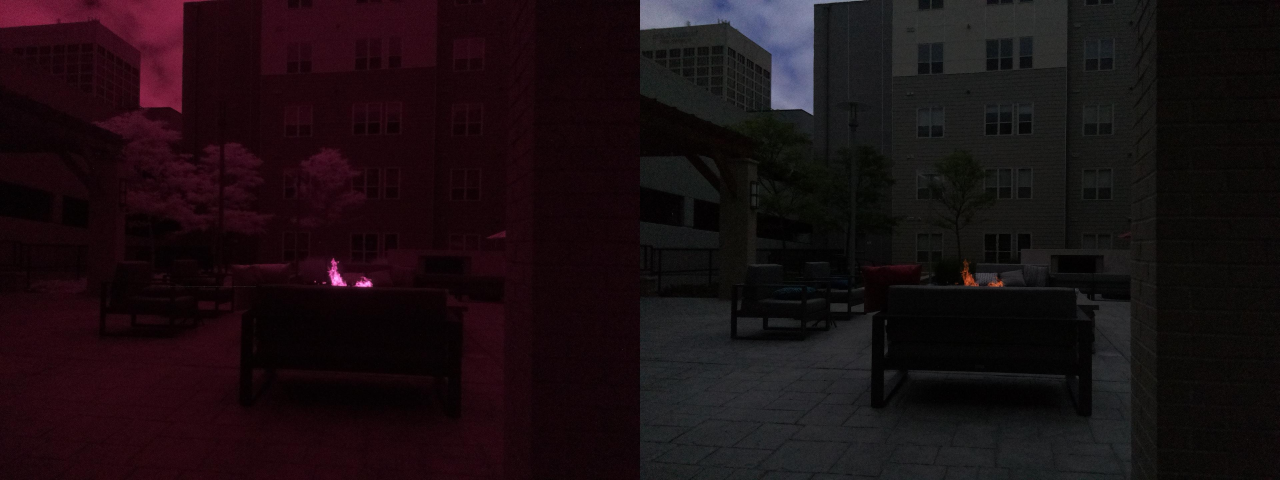
#> input picture images/rotated_images/img_11.jpg, 3840 x 1440 px (shown at 1/3 size); its folder holds only this picture in this run
$ python main.py
#> lines starting #> are read from the running program, lines starting #| are printed output that depends on the picture
import os
from PIL import Image

index = 1
for pictures in os.scandir("../../images/rotated_images"):
    original_image = Image.open(pictures.path)
#> original_image is the input picture: PIL image 3840x1440 RGB; mean R, G, B 26.2, 14.6, 18
    left_image=original_image.crop((0,0,1920,1440))
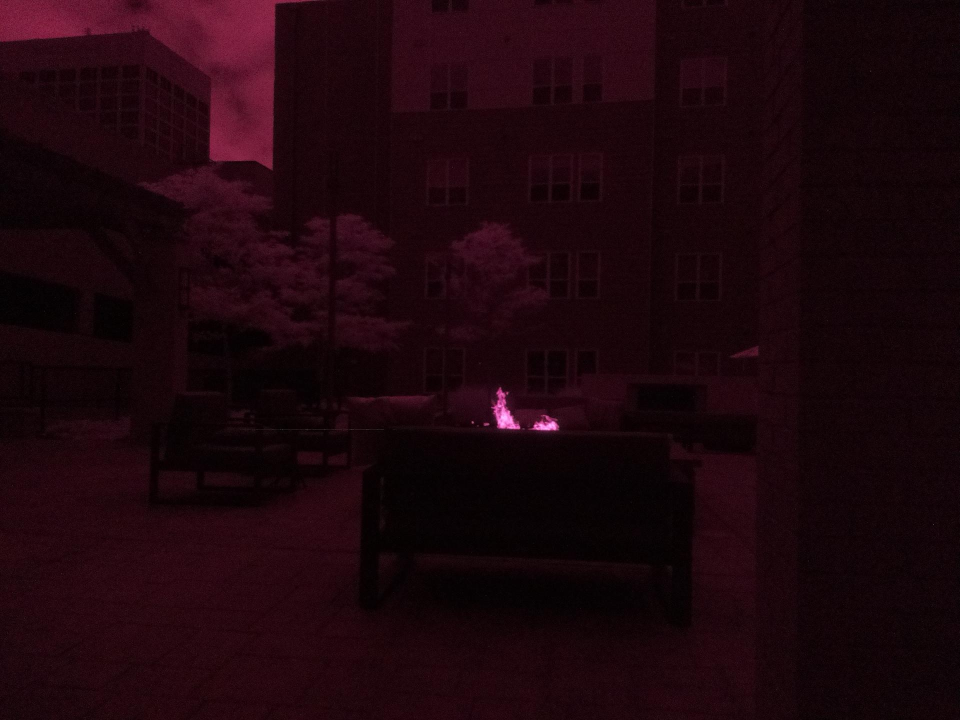
#> left_image: PIL image 1920x1440 RGB (shown at 1/2 size); mean R, G, B 29.2, 6, 12.2
    right_image = original_image.crop((1920, 0, 3840, 1440))
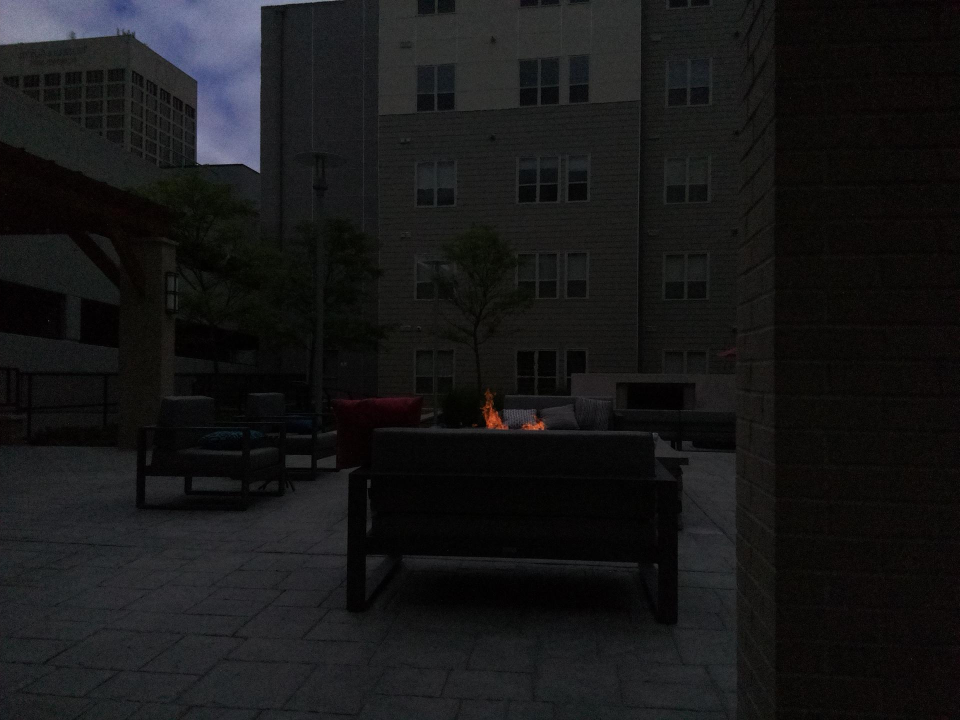
#> right_image: PIL image 1920x1440 RGB (shown at 1/2 size); mean R, G, B 23.2, 23.3, 23.9
    left_image.save("../../images/split_images/left_img_" + str(index) + ".jpg")
    right_image.save("../../images/split_images/right_img_" + str(index) + ".jpg")
    index = index+1

$ run again, on images/rotated_images/img_153.jpg
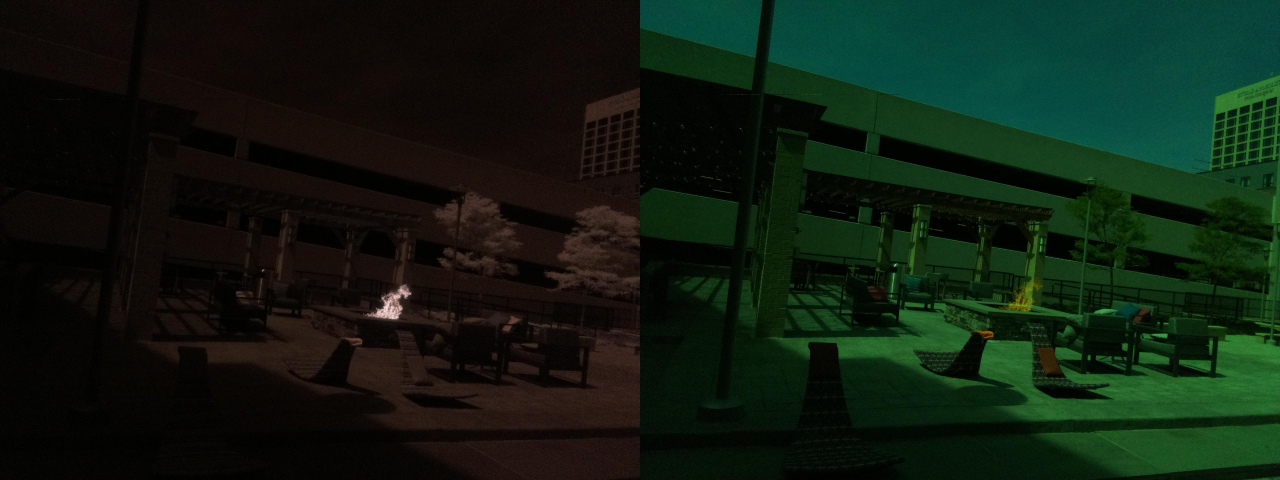
#> input picture images/rotated_images/img_153.jpg, 3840 x 1440 px (shown at 1/3 size)
#> original_image is the input picture: PIL image 3840x1440 RGB; mean R, G, B 15.1, 29, 16.5
#> `left_image=original_image.crop((0,0,1920,1440))`:
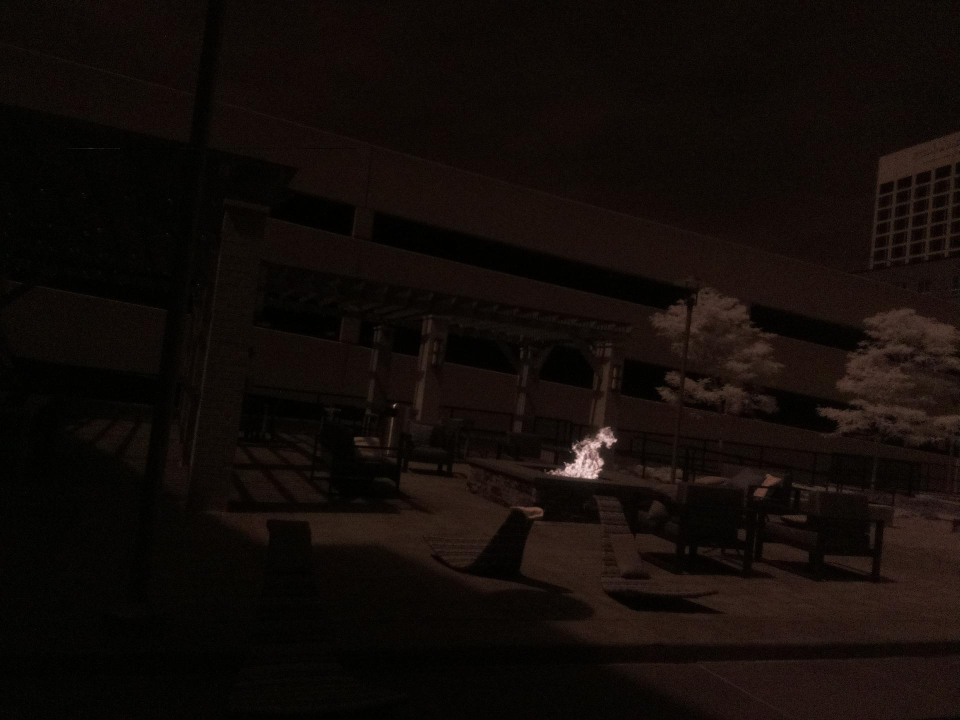
#> left_image: PIL image 1920x1440 RGB (shown at 1/2 size); mean R, G, B 18, 11.4, 8.4
#> `right_image = original_image.crop((1920, 0, 3840, 1440))`:
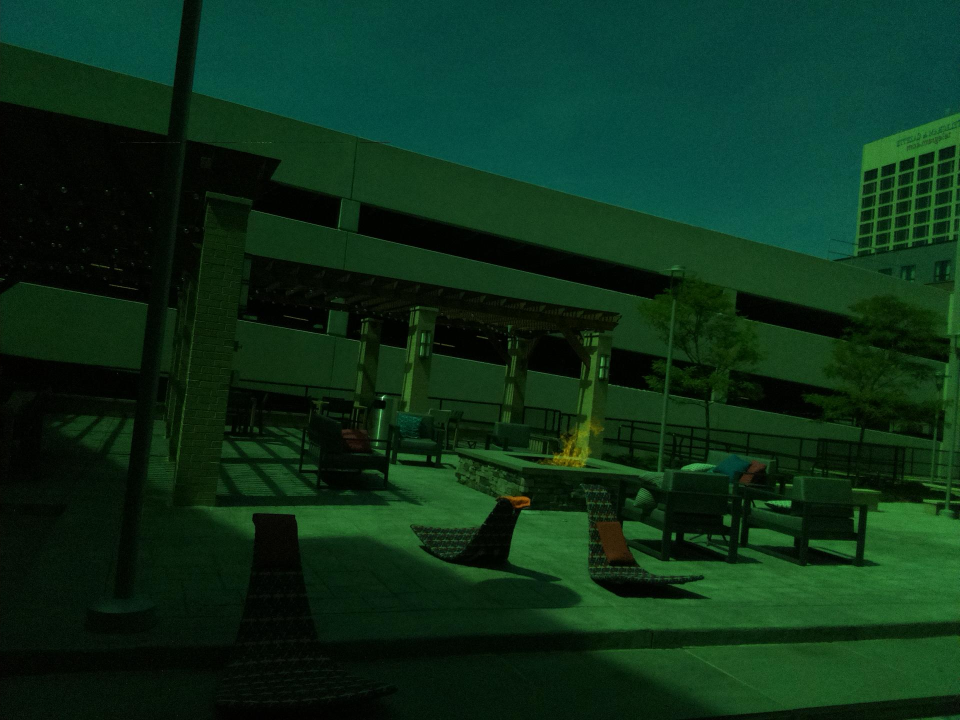
#> right_image: PIL image 1920x1440 RGB (shown at 1/2 size); mean R, G, B 12.3, 46.7, 24.6

$ run again, on images/rotated_images/img_154.jpg
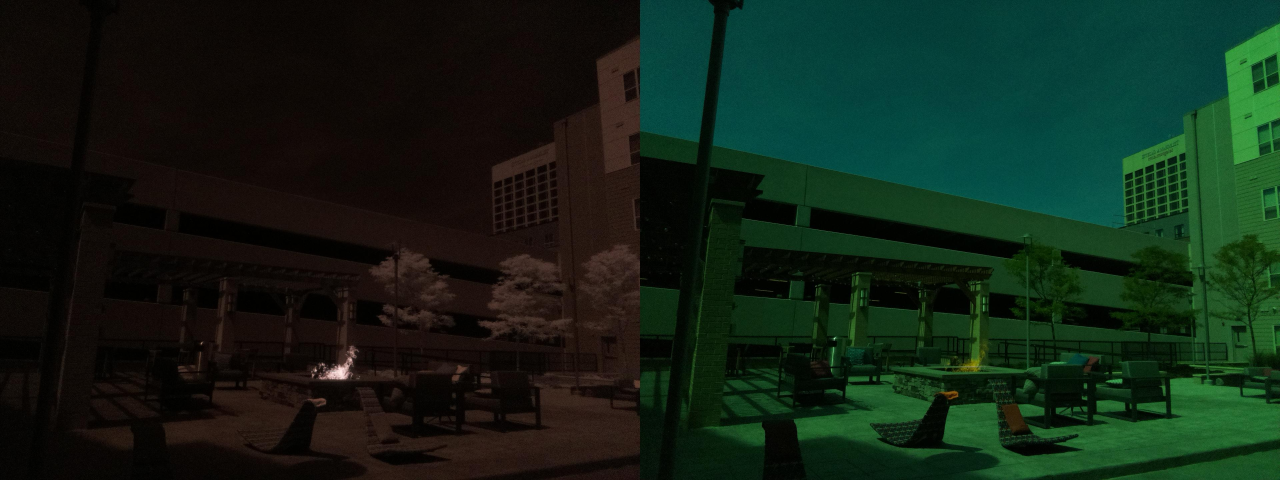
#> input picture images/rotated_images/img_154.jpg, 3840 x 1440 px (shown at 1/3 size)
#> original_image is the input picture: PIL image 3840x1440 RGB; mean R, G, B 17.3, 35.2, 22.1
#> `left_image=original_image.crop((0,0,1920,1440))`:
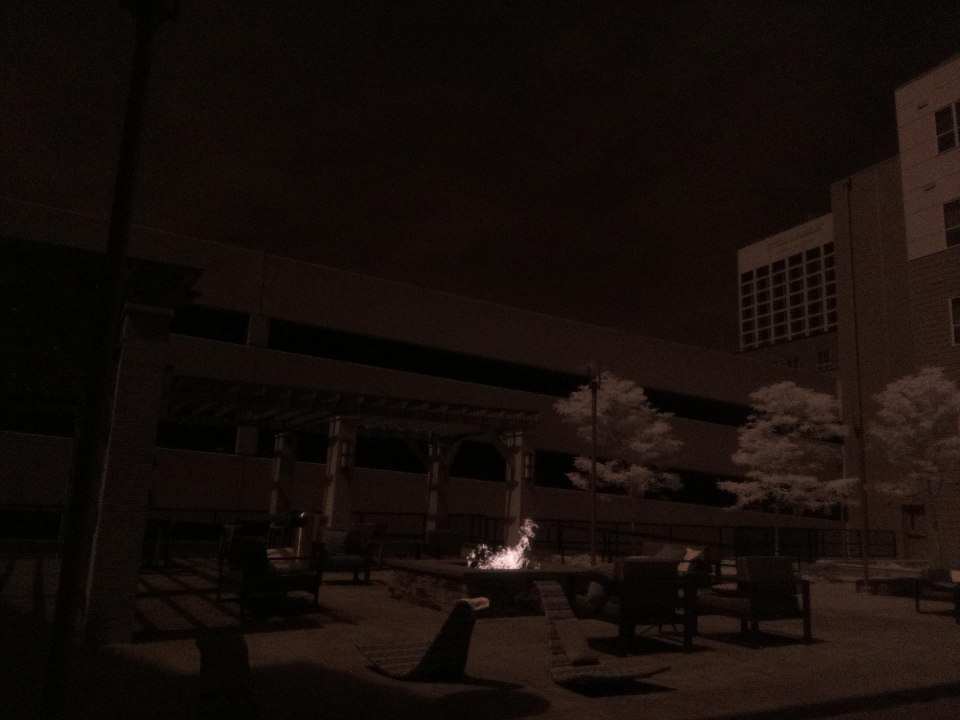
#> left_image: PIL image 1920x1440 RGB (shown at 1/2 size); mean R, G, B 21.4, 13.3, 9.8
#> `right_image = original_image.crop((1920, 0, 3840, 1440))`:
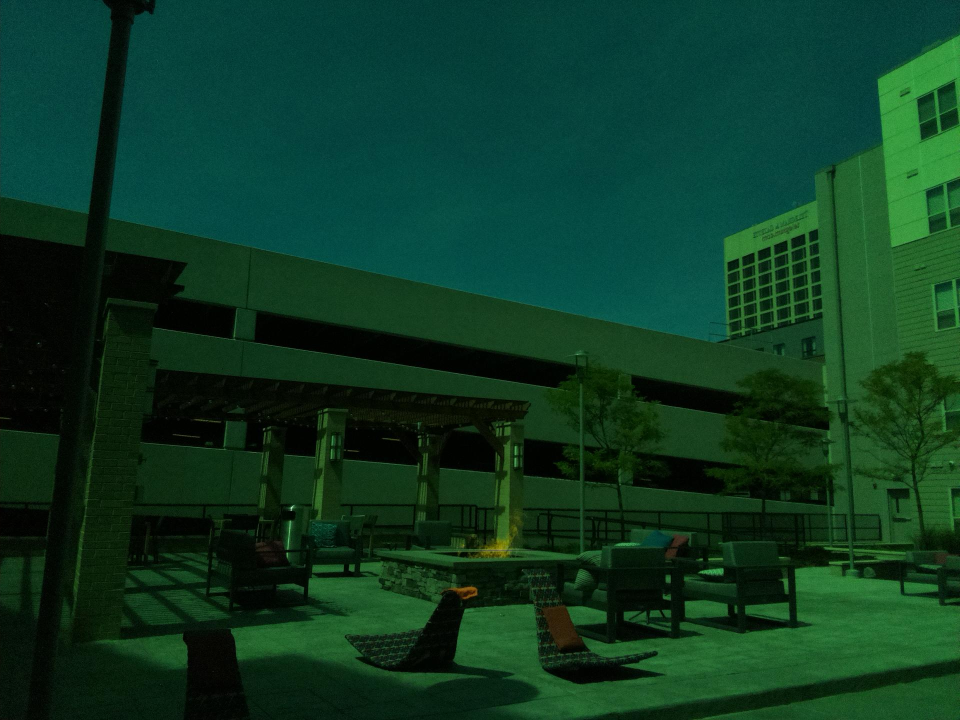
#> right_image: PIL image 1920x1440 RGB (shown at 1/2 size); mean R, G, B 13.2, 57.1, 34.5

$ run again, on images/rotated_images/img_157.jpg
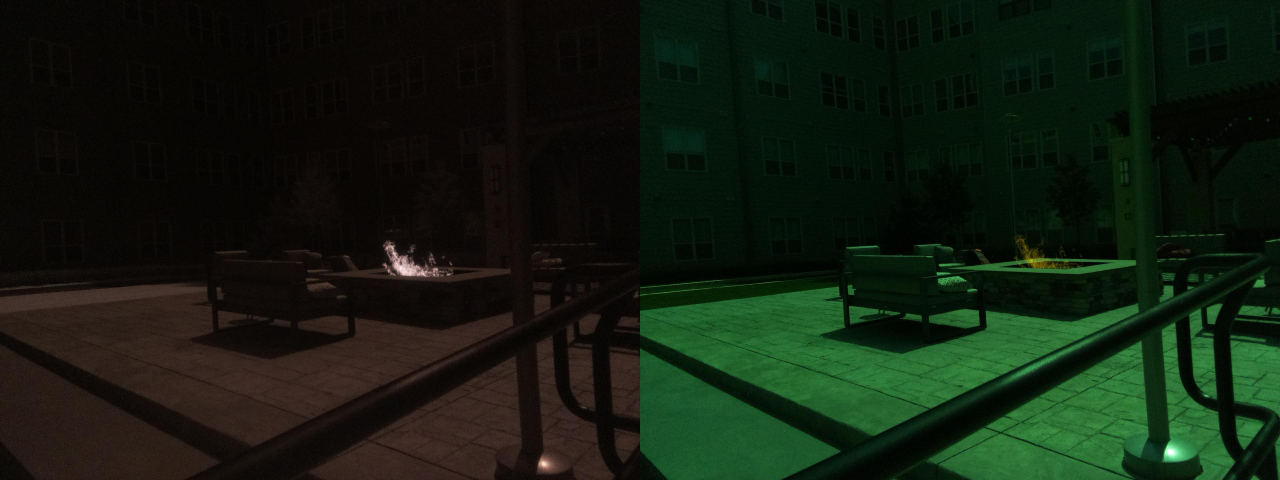
#> input picture images/rotated_images/img_157.jpg, 3840 x 1440 px (shown at 1/3 size)
#> original_image is the input picture: PIL image 3840x1440 RGB; mean R, G, B 18.1, 29.3, 15.6
#> `left_image=original_image.crop((0,0,1920,1440))`:
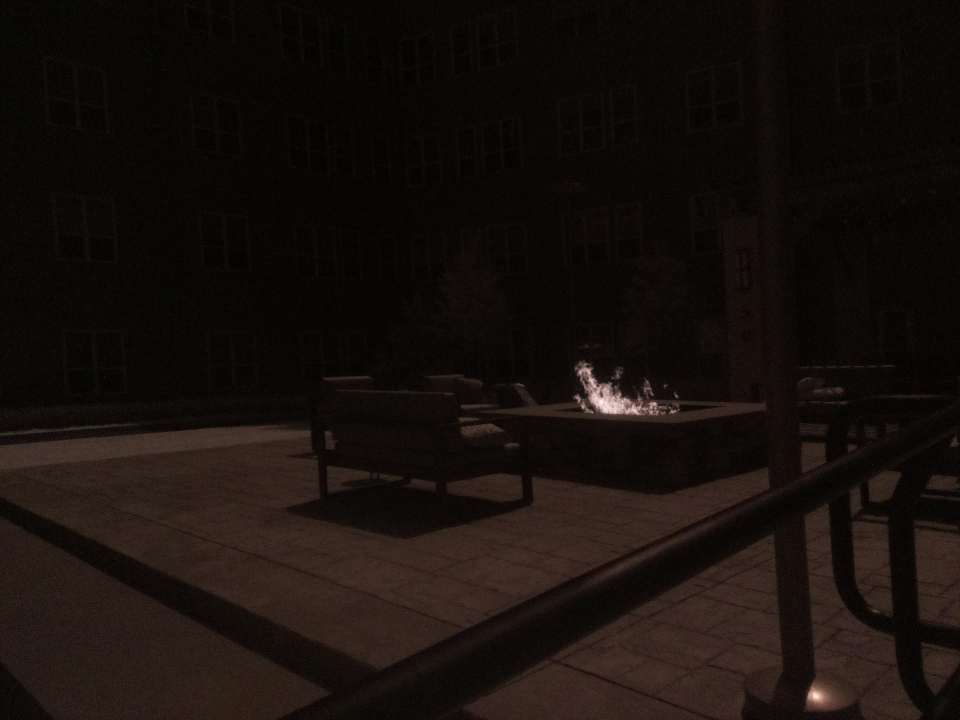
#> left_image: PIL image 1920x1440 RGB (shown at 1/2 size); mean R, G, B 22.5, 16, 12.1
#> `right_image = original_image.crop((1920, 0, 3840, 1440))`:
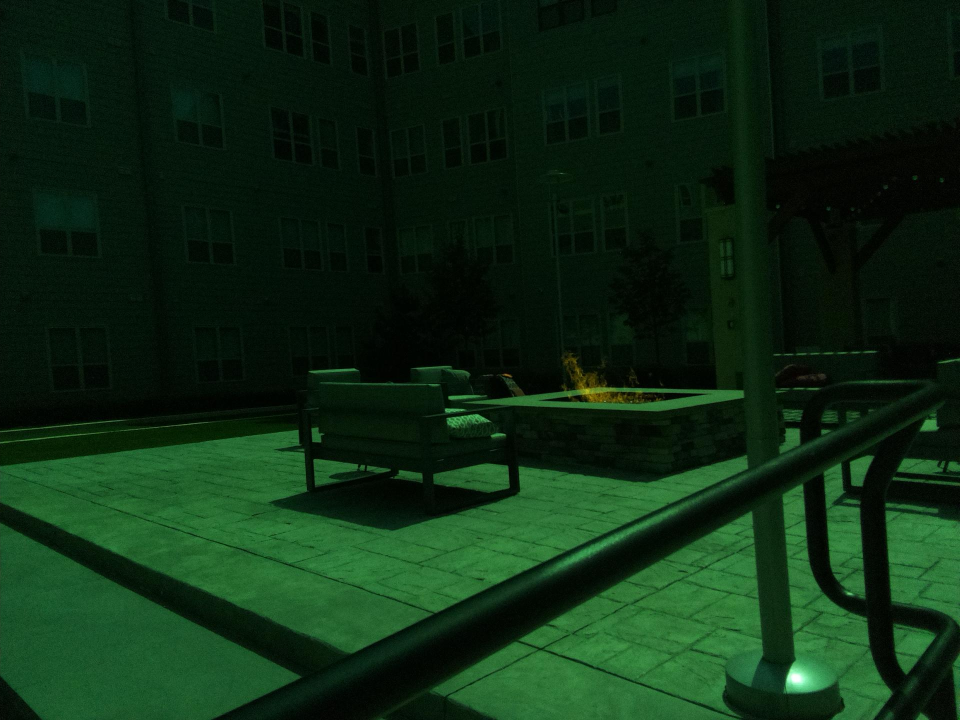
#> right_image: PIL image 1920x1440 RGB (shown at 1/2 size); mean R, G, B 13.8, 42.5, 19

$ run again, on images/rotated_images/img_111.jpg
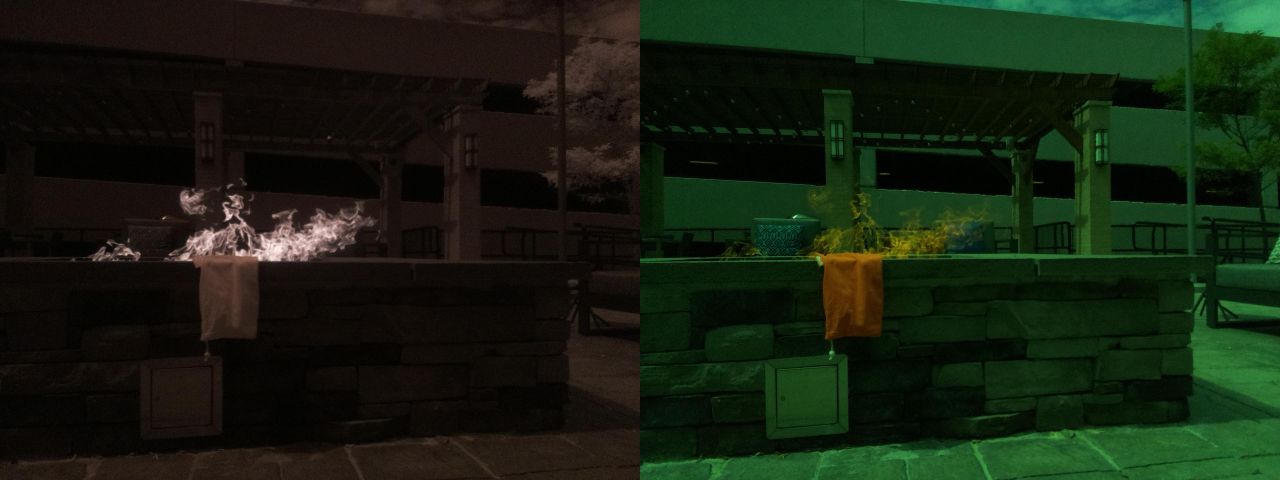
#> input picture images/rotated_images/img_111.jpg, 3840 x 1440 px (shown at 1/3 size)
#> original_image is the input picture: PIL image 3840x1440 RGB; mean R, G, B 21.6, 32.1, 16.3
#> `left_image=original_image.crop((0,0,1920,1440))`:
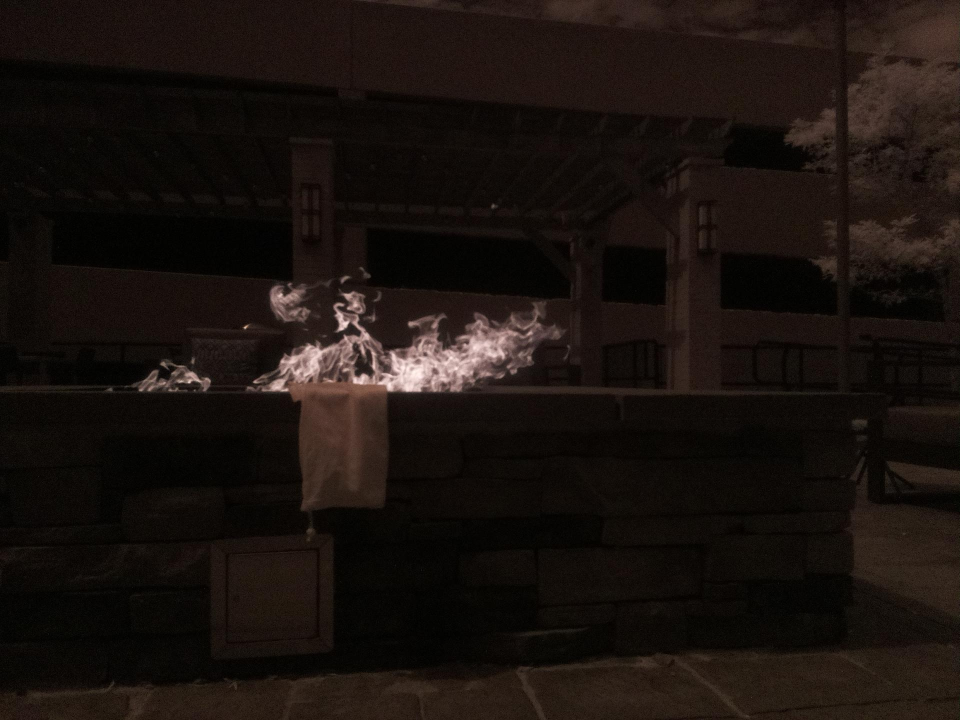
#> left_image: PIL image 1920x1440 RGB (shown at 1/2 size); mean R, G, B 25.4, 18.1, 14.2
#> `right_image = original_image.crop((1920, 0, 3840, 1440))`:
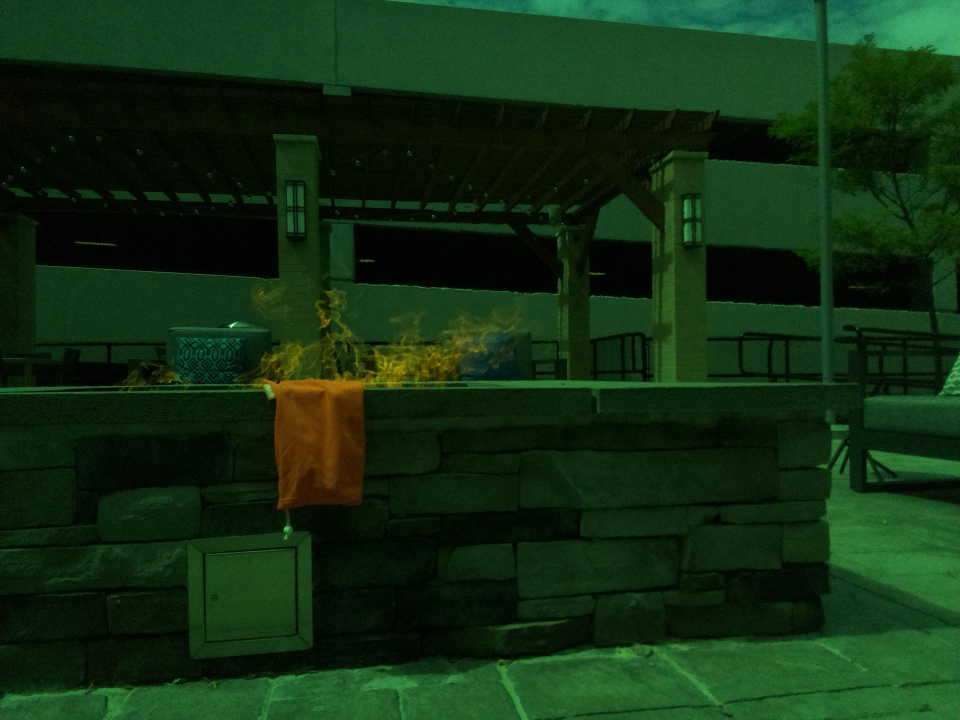
#> right_image: PIL image 1920x1440 RGB (shown at 1/2 size); mean R, G, B 17.7, 46.2, 18.3
